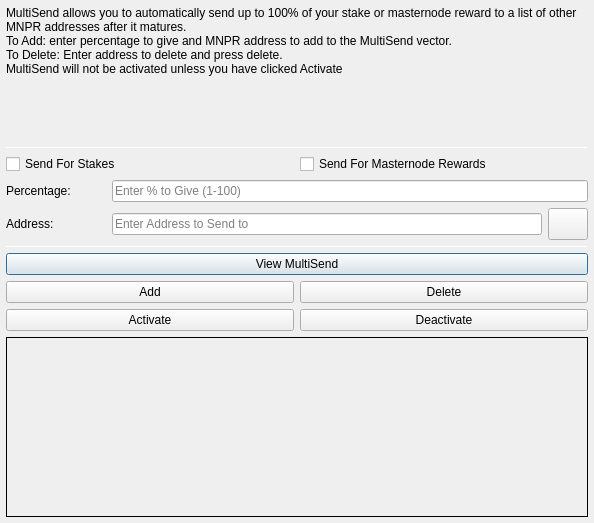
<?xml version="1.0" encoding="UTF-8"?>
<ui version="4.0">
 <class>MultiSendDialog</class>
 <widget class="QDialog" name="MultiSendDialog">
  <property name="windowModality">
   <enum>Qt::NonModal</enum>
  </property>
  <property name="geometry">
   <rect>
    <x>0</x>
    <y>0</y>
    <width>594</width>
    <height>523</height>
   </rect>
  </property>
  <property name="windowTitle">
   <string>MultiSend</string>
  </property>
  <layout class="QVBoxLayout" name="verticalLayout" stretch="0">
   <property name="leftMargin">
    <number>6</number>
   </property>
   <property name="topMargin">
    <number>6</number>
   </property>
   <property name="rightMargin">
    <number>6</number>
   </property>
   <property name="bottomMargin">
    <number>6</number>
   </property>
   <item>
    <layout class="QVBoxLayout" name="verticalLayout_Main" stretch="1,1,1,1,1,1">
     <item>
      <widget class="QLabel" name="label_2">
       <property name="lineWidth">
        <number>1</number>
       </property>
       <property name="text">
        <string>MultiSend allows you to automatically send up to 100% of your stake or masternode reward to a list of other MNPR addresses after it matures.
To Add: enter percentage to give and MNPR address to add to the MultiSend vector.
To Delete: Enter address to delete and press delete.
MultiSend will not be activated unless you have clicked Activate</string>
       </property>
       <property name="alignment">
        <set>Qt::AlignLeading|Qt::AlignLeft|Qt::AlignTop</set>
       </property>
       <property name="wordWrap">
        <bool>true</bool>
       </property>
      </widget>
     </item>
     <item>
      <widget class="Line" name="line">
       <property name="minimumSize">
        <size>
         <width>0</width>
         <height>1</height>
        </size>
       </property>
       <property name="maximumSize">
        <size>
         <width>16777215</width>
         <height>1</height>
        </size>
       </property>
       <property name="orientation">
        <enum>Qt::Horizontal</enum>
       </property>
      </widget>
     </item>
     <item>
      <layout class="QVBoxLayout" name="verticalLayout_Settings">
       <item>
        <layout class="QHBoxLayout" name="horizontalLayout">
         <item>
          <widget class="QCheckBox" name="multiSendStakeCheckBox">
           <property name="text">
            <string>Send For Stakes</string>
           </property>
          </widget>
         </item>
         <item>
          <widget class="QCheckBox" name="multiSendMasternodeCheckBox">
           <property name="text">
            <string>Send For Masternode Rewards</string>
           </property>
          </widget>
         </item>
        </layout>
       </item>
       <item>
        <layout class="QHBoxLayout" name="horizontalLayout_6">
         <item>
          <widget class="QLabel" name="label">
           <property name="minimumSize">
            <size>
             <width>100</width>
             <height>0</height>
            </size>
           </property>
           <property name="toolTip">
            <string>Percentage of stake to send</string>
           </property>
           <property name="text">
            <string>Percentage:</string>
           </property>
          </widget>
         </item>
         <item>
          <widget class="QLineEdit" name="multiSendPercentEdit">
           <property name="toolTip">
            <string>Enter whole numbers 1 - 100</string>
           </property>
           <property name="placeholderText">
            <string>Enter % to Give (1-100)</string>
           </property>
          </widget>
         </item>
        </layout>
       </item>
       <item>
        <layout class="QHBoxLayout" name="horizontalLayout_7">
         <item>
          <widget class="QLabel" name="label_5">
           <property name="minimumSize">
            <size>
             <width>100</width>
             <height>0</height>
            </size>
           </property>
           <property name="toolTip">
            <string>Address to send portion of stake to</string>
           </property>
           <property name="text">
            <string>Address:</string>
           </property>
          </widget>
         </item>
         <item>
          <widget class="QLineEdit" name="multiSendAddressEdit">
           <property name="toolTip">
            <string/>
           </property>
           <property name="placeholderText">
            <string>Enter Address to Send to</string>
           </property>
          </widget>
         </item>
         <item>
          <widget class="QPushButton" name="addressBookButton">
           <property name="maximumSize">
            <size>
             <width>16777215</width>
             <height>32</height>
            </size>
           </property>
           <property name="toolTip">
            <string>Choose an address from the address book</string>
           </property>
           <property name="text">
            <string/>
           </property>
           <property name="icon">
            <iconset resource="../mnpro.qrc">
             <normaloff>:/icons/address-book</normaloff>:/icons/address-book</iconset>
           </property>
           <property name="shortcut">
            <string>Alt+A</string>
           </property>
           <property name="autoDefault">
            <bool>false</bool>
           </property>
          </widget>
         </item>
        </layout>
       </item>
      </layout>
     </item>
     <item>
      <widget class="Line" name="line_2">
       <property name="minimumSize">
        <size>
         <width>0</width>
         <height>1</height>
        </size>
       </property>
       <property name="maximumSize">
        <size>
         <width>16777215</width>
         <height>1</height>
        </size>
       </property>
       <property name="orientation">
        <enum>Qt::Horizontal</enum>
       </property>
      </widget>
     </item>
     <item>
      <layout class="QVBoxLayout" name="verticalLayout_Buttons">
       <item>
        <layout class="QHBoxLayout" name="horizontalLayout_4">
         <item>
          <widget class="QPushButton" name="viewButton">
           <property name="toolTip">
            <string/>
           </property>
           <property name="statusTip">
            <string>View MultiSend Vector</string>
           </property>
           <property name="text">
            <string>View MultiSend</string>
           </property>
          </widget>
         </item>
        </layout>
       </item>
       <item>
        <layout class="QHBoxLayout" name="horizontalLayout_2">
         <item>
          <widget class="QPushButton" name="addButton">
           <property name="toolTip">
            <string/>
           </property>
           <property name="statusTip">
            <string>Add to MultiSend Vector</string>
           </property>
           <property name="text">
            <string>Add</string>
           </property>
          </widget>
         </item>
         <item>
          <widget class="QPushButton" name="deleteButton">
           <property name="toolTip">
            <string/>
           </property>
           <property name="statusTip">
            <string>Delete Address From MultiSend Vector</string>
           </property>
           <property name="text">
            <string>Delete</string>
           </property>
          </widget>
         </item>
        </layout>
       </item>
       <item>
        <layout class="QHBoxLayout" name="horizontalLayout_5">
         <item>
          <widget class="QPushButton" name="activateButton">
           <property name="statusTip">
            <string>Activate MultiSend</string>
           </property>
           <property name="text">
            <string>Activate</string>
           </property>
          </widget>
         </item>
         <item>
          <widget class="QPushButton" name="disableButton">
           <property name="statusTip">
            <string>Deactivate MultiSend</string>
           </property>
           <property name="text">
            <string>Deactivate</string>
           </property>
          </widget>
         </item>
        </layout>
       </item>
      </layout>
     </item>
     <item>
      <widget class="QLabel" name="message">
       <property name="minimumSize">
        <size>
         <width>0</width>
         <height>180</height>
        </size>
       </property>
       <property name="frameShape">
        <enum>QFrame::Panel</enum>
       </property>
       <property name="frameShadow">
        <enum>QFrame::Plain</enum>
       </property>
       <property name="lineWidth">
        <number>1</number>
       </property>
       <property name="midLineWidth">
        <number>1</number>
       </property>
       <property name="text">
        <string/>
       </property>
       <property name="alignment">
        <set>Qt::AlignLeading|Qt::AlignLeft|Qt::AlignTop</set>
       </property>
       <property name="wordWrap">
        <bool>true</bool>
       </property>
      </widget>
     </item>
    </layout>
   </item>
  </layout>
 </widget>
 <resources>
  <include location="../mnpro.qrc"/>
 </resources>
 <connections/>
</ui>
